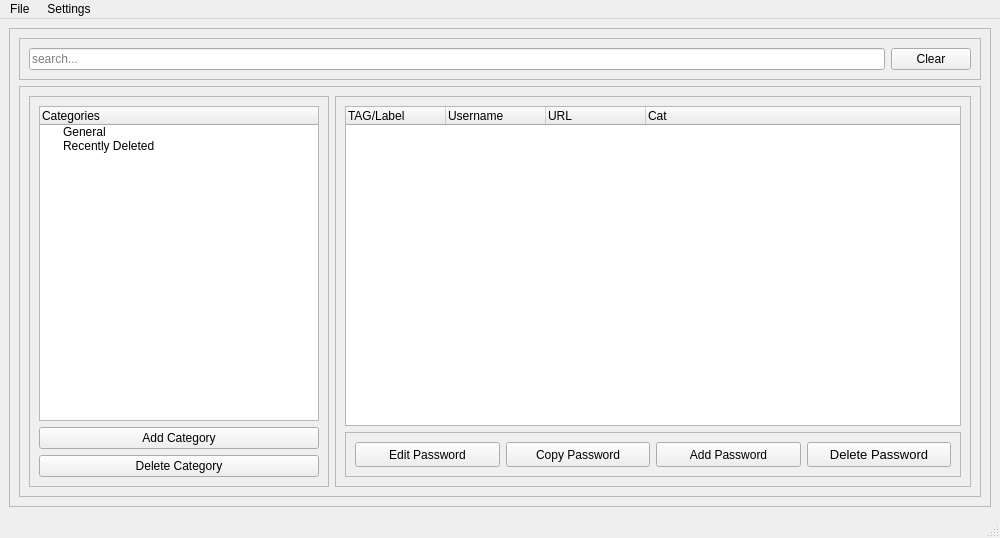
<?xml version="1.0" encoding="UTF-8"?>
<ui version="4.0">
 <class>MainWindow</class>
 <widget class="QMainWindow" name="MainWindow">
  <property name="geometry">
   <rect>
    <x>0</x>
    <y>0</y>
    <width>1000</width>
    <height>538</height>
   </rect>
  </property>
  <property name="sizePolicy">
   <sizepolicy hsizetype="Minimum" vsizetype="Minimum">
    <horstretch>0</horstretch>
    <verstretch>0</verstretch>
   </sizepolicy>
  </property>
  <property name="minimumSize">
   <size>
    <width>1000</width>
    <height>300</height>
   </size>
  </property>
  <property name="windowTitle">
   <string>MainWindow</string>
  </property>
  <property name="inputMethodHints">
   <set>Qt::ImhNone</set>
  </property>
  <property name="unifiedTitleAndToolBarOnMac">
   <bool>false</bool>
  </property>
  <widget class="QWidget" name="centralwidget">
   <layout class="QHBoxLayout" name="horizontalLayout_2">
    <item>
     <widget class="QFrame" name="frame">
      <property name="sizePolicy">
       <sizepolicy hsizetype="Minimum" vsizetype="Minimum">
        <horstretch>0</horstretch>
        <verstretch>0</verstretch>
       </sizepolicy>
      </property>
      <property name="minimumSize">
       <size>
        <width>600</width>
        <height>300</height>
       </size>
      </property>
      <property name="frameShape">
       <enum>QFrame::StyledPanel</enum>
      </property>
      <property name="frameShadow">
       <enum>QFrame::Raised</enum>
      </property>
      <layout class="QVBoxLayout" name="verticalLayout">
       <item>
        <widget class="QFrame" name="frame_7">
         <property name="frameShape">
          <enum>QFrame::StyledPanel</enum>
         </property>
         <property name="frameShadow">
          <enum>QFrame::Raised</enum>
         </property>
         <layout class="QHBoxLayout" name="horizontalLayout_3">
          <item>
           <widget class="QLineEdit" name="searchTextEdit">
            <property name="minimumSize">
             <size>
              <width>0</width>
              <height>20</height>
             </size>
            </property>
            <property name="placeholderText">
             <string>search...</string>
            </property>
           </widget>
          </item>
          <item>
           <widget class="QPushButton" name="clearButton">
            <property name="text">
             <string>Clear</string>
            </property>
           </widget>
          </item>
         </layout>
        </widget>
       </item>
       <item>
        <widget class="QFrame" name="frame_2">
         <property name="frameShape">
          <enum>QFrame::StyledPanel</enum>
         </property>
         <property name="frameShadow">
          <enum>QFrame::Raised</enum>
         </property>
         <layout class="QHBoxLayout" name="horizontalLayout">
          <item>
           <widget class="QFrame" name="frame_3">
            <property name="minimumSize">
             <size>
              <width>300</width>
              <height>0</height>
             </size>
            </property>
            <property name="maximumSize">
             <size>
              <width>300</width>
              <height>16777215</height>
             </size>
            </property>
            <property name="frameShape">
             <enum>QFrame::StyledPanel</enum>
            </property>
            <property name="frameShadow">
             <enum>QFrame::Raised</enum>
            </property>
            <layout class="QVBoxLayout" name="verticalLayout_2">
             <item>
              <widget class="QTreeWidget" name="categoriesTree">
               <property name="minimumSize">
                <size>
                 <width>130</width>
                 <height>0</height>
                </size>
               </property>
               <property name="styleSheet">
                <string notr="true"/>
               </property>
               <property name="columnCount">
                <number>1</number>
               </property>
               <attribute name="headerCascadingSectionResizes">
                <bool>false</bool>
               </attribute>
               <attribute name="headerDefaultSectionSize">
                <number>75</number>
               </attribute>
               <column>
                <property name="text">
                 <string>Categories</string>
                </property>
               </column>
               <item>
                <property name="text">
                 <string>General</string>
                </property>
               </item>
               <item>
                <property name="text">
                 <string>Recently Deleted</string>
                </property>
               </item>
              </widget>
             </item>
             <item>
              <widget class="QPushButton" name="addCategoryButton">
               <property name="text">
                <string>Add Category</string>
               </property>
               <property name="icon">
                <iconset>
                 <normaloff>icons/add.png</normaloff>icons/add.png</iconset>
               </property>
               <property name="iconSize">
                <size>
                 <width>14</width>
                 <height>14</height>
                </size>
               </property>
              </widget>
             </item>
             <item>
              <widget class="QPushButton" name="deleteCategoryButton">
               <property name="text">
                <string>Delete Category</string>
               </property>
              </widget>
             </item>
            </layout>
           </widget>
          </item>
          <item>
           <widget class="QFrame" name="frame_4">
            <property name="maximumSize">
             <size>
              <width>1500</width>
              <height>16777215</height>
             </size>
            </property>
            <property name="frameShape">
             <enum>QFrame::StyledPanel</enum>
            </property>
            <property name="frameShadow">
             <enum>QFrame::Raised</enum>
            </property>
            <layout class="QVBoxLayout" name="verticalLayout_3">
             <item>
              <widget class="QTreeWidget" name="accountsTreeWidget">
               <column>
                <property name="text">
                 <string>TAG/Label</string>
                </property>
               </column>
               <column>
                <property name="text">
                 <string>Username</string>
                </property>
               </column>
               <column>
                <property name="text">
                 <string>URL</string>
                </property>
               </column>
               <column>
                <property name="text">
                 <string>Cat</string>
                </property>
               </column>
              </widget>
             </item>
             <item>
              <widget class="QFrame" name="frame_5">
               <property name="frameShape">
                <enum>QFrame::StyledPanel</enum>
               </property>
               <property name="frameShadow">
                <enum>QFrame::Raised</enum>
               </property>
               <layout class="QHBoxLayout" name="horizontalLayout_4">
                <item>
                 <widget class="QPushButton" name="editPasswordButton">
                  <property name="minimumSize">
                   <size>
                    <width>0</width>
                    <height>25</height>
                   </size>
                  </property>
                  <property name="maximumSize">
                   <size>
                    <width>200</width>
                    <height>100</height>
                   </size>
                  </property>
                  <property name="text">
                   <string>Edit Password</string>
                  </property>
                 </widget>
                </item>
                <item>
                 <widget class="QPushButton" name="copyPasswordButton">
                  <property name="minimumSize">
                   <size>
                    <width>0</width>
                    <height>25</height>
                   </size>
                  </property>
                  <property name="maximumSize">
                   <size>
                    <width>200</width>
                    <height>100</height>
                   </size>
                  </property>
                  <property name="text">
                   <string>Copy Password</string>
                  </property>
                 </widget>
                </item>
                <item>
                 <widget class="QPushButton" name="addPasswordButton">
                  <property name="minimumSize">
                   <size>
                    <width>0</width>
                    <height>25</height>
                   </size>
                  </property>
                  <property name="maximumSize">
                   <size>
                    <width>200</width>
                    <height>100</height>
                   </size>
                  </property>
                  <property name="text">
                   <string>Add Password</string>
                  </property>
                  <property name="icon">
                   <iconset>
                    <normaloff>icons/add.png</normaloff>icons/add.png</iconset>
                  </property>
                  <property name="iconSize">
                   <size>
                    <width>14</width>
                    <height>14</height>
                   </size>
                  </property>
                 </widget>
                </item>
                <item>
                 <widget class="QPushButton" name="deletePasswordButton">
                  <property name="maximumSize">
                   <size>
                    <width>200</width>
                    <height>100</height>
                   </size>
                  </property>
                  <property name="palette">
                   <palette>
                    <active>
                     <colorrole role="Text">
                      <brush brushstyle="SolidPattern">
                       <color alpha="255">
                        <red>170</red>
                        <green>0</green>
                        <blue>0</blue>
                       </color>
                      </brush>
                     </colorrole>
                     <colorrole role="BrightText">
                      <brush brushstyle="SolidPattern">
                       <color alpha="255">
                        <red>170</red>
                        <green>0</green>
                        <blue>0</blue>
                       </color>
                      </brush>
                     </colorrole>
                     <colorrole role="ButtonText">
                      <brush brushstyle="SolidPattern">
                       <color alpha="255">
                        <red>170</red>
                        <green>0</green>
                        <blue>0</blue>
                       </color>
                      </brush>
                     </colorrole>
                    </active>
                    <inactive>
                     <colorrole role="Text">
                      <brush brushstyle="SolidPattern">
                       <color alpha="255">
                        <red>170</red>
                        <green>0</green>
                        <blue>0</blue>
                       </color>
                      </brush>
                     </colorrole>
                     <colorrole role="BrightText">
                      <brush brushstyle="SolidPattern">
                       <color alpha="255">
                        <red>255</red>
                        <green>255</green>
                        <blue>255</blue>
                       </color>
                      </brush>
                     </colorrole>
                     <colorrole role="ButtonText">
                      <brush brushstyle="SolidPattern">
                       <color alpha="255">
                        <red>0</red>
                        <green>0</green>
                        <blue>0</blue>
                       </color>
                      </brush>
                     </colorrole>
                    </inactive>
                    <disabled>
                     <colorrole role="Text">
                      <brush brushstyle="SolidPattern">
                       <color alpha="255">
                        <red>120</red>
                        <green>120</green>
                        <blue>120</blue>
                       </color>
                      </brush>
                     </colorrole>
                     <colorrole role="BrightText">
                      <brush brushstyle="SolidPattern">
                       <color alpha="255">
                        <red>255</red>
                        <green>255</green>
                        <blue>255</blue>
                       </color>
                      </brush>
                     </colorrole>
                     <colorrole role="ButtonText">
                      <brush brushstyle="SolidPattern">
                       <color alpha="255">
                        <red>120</red>
                        <green>120</green>
                        <blue>120</blue>
                       </color>
                      </brush>
                     </colorrole>
                    </disabled>
                   </palette>
                  </property>
                  <property name="font">
                   <font>
                    <pointsize>10</pointsize>
                   </font>
                  </property>
                  <property name="text">
                   <string>Delete Password</string>
                  </property>
                  <property name="flat">
                   <bool>false</bool>
                  </property>
                 </widget>
                </item>
               </layout>
              </widget>
             </item>
            </layout>
           </widget>
          </item>
         </layout>
        </widget>
       </item>
      </layout>
     </widget>
    </item>
   </layout>
  </widget>
  <widget class="QStatusBar" name="statusbar"/>
  <widget class="QMenuBar" name="menubar">
   <property name="geometry">
    <rect>
     <x>0</x>
     <y>0</y>
     <width>1000</width>
     <height>18</height>
    </rect>
   </property>
   <widget class="QMenu" name="menuFile">
    <property name="title">
     <string>File </string>
    </property>
    <addaction name="actionOpen_local_File"/>
    <addaction name="actionOpen_URL"/>
    <addaction name="separator"/>
    <addaction name="actionSave"/>
    <addaction name="actionSave_as_Local_File"/>
   </widget>
   <widget class="QMenu" name="menuSettings">
    <property name="title">
     <string>Settings</string>
    </property>
    <widget class="QMenu" name="menuTheme">
     <property name="title">
      <string>Theme</string>
     </property>
     <addaction name="actionDefault"/>
     <addaction name="actionDark"/>
    </widget>
    <addaction name="menuTheme"/>
    <addaction name="actionChange_Master_Password"/>
    <addaction name="separator"/>
   </widget>
   <addaction name="menuFile"/>
   <addaction name="menuSettings"/>
  </widget>
  <action name="actionOpen_local_File">
   <property name="text">
    <string>Open local File</string>
   </property>
  </action>
  <action name="actionOpen_URL">
   <property name="text">
    <string>Open URL </string>
   </property>
  </action>
  <action name="actionSave">
   <property name="text">
    <string>Save </string>
   </property>
  </action>
  <action name="actionSave_as_Local_File">
   <property name="text">
    <string>Save as Local File</string>
   </property>
  </action>
  <action name="actionAdd_Cat">
   <property name="text">
    <string>Edit Category</string>
   </property>
  </action>
  <action name="actionDelete_Cat">
   <property name="text">
    <string>Delete Category</string>
   </property>
  </action>
  <action name="actionChange_Master_Password">
   <property name="text">
    <string>Change Master Password</string>
   </property>
  </action>
  <action name="actionAutoSave">
   <property name="checkable">
    <bool>true</bool>
   </property>
   <property name="checked">
    <bool>false</bool>
   </property>
   <property name="text">
    <string>AutoSave</string>
   </property>
  </action>
  <action name="actionDark">
   <property name="checkable">
    <bool>true</bool>
   </property>
   <property name="text">
    <string>Dark</string>
   </property>
  </action>
  <action name="actionNeon">
   <property name="text">
    <string>Neon</string>
   </property>
  </action>
  <action name="actionCottonCandy">
   <property name="text">
    <string>CottonCandy</string>
   </property>
  </action>
  <action name="actionKau">
   <property name="text">
    <string>Kau</string>
   </property>
  </action>
  <action name="actionDefault">
   <property name="checkable">
    <bool>true</bool>
   </property>
   <property name="checked">
    <bool>true</bool>
   </property>
   <property name="text">
    <string>Default</string>
   </property>
  </action>
  <action name="actionDataStream">
   <property name="text">
    <string>Futuristic</string>
   </property>
  </action>
 </widget>
 <resources/>
 <connections/>
</ui>
